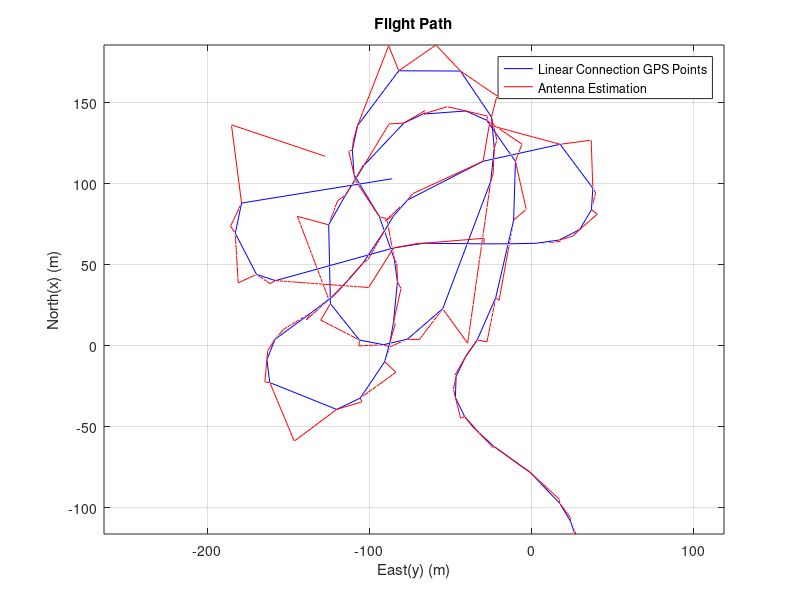

The MATLAB script that drew this image: (Note: this script raises an error after producing the figure.)
%% DATA IMPORT

%% tabula rasa
clear all
close all
clc

%% load data
importdata('datarecording_1426593724.csv')

%% save to appropriate variables

timestamp = ans.data(:,1);

panPosition = ans.data(:,2);
tiltPosition = ans.data(:,3);

panCtrlType = ans.data(:,4);
panSetValue = ans.data(:,5);

tiltCtrlType = ans.data(:,6);
tiltSetValue = ans.data(:,7);

local_lat = ans.data(:,8);
local_lon = ans.data(:,9);
local_elev = ans.data(:,10);

object_lat = ans.data(:,11);
object_lon = ans.data(:,12);
object_elev = ans.data(:,13);

object_x = ans.data(:,14);
object_y = ans.data(:,15);
object_z = ans.data(:,16);

estObject_x = ans.data(:,17);
estObject_y = ans.data(:,18);
estObject_z = ans.data(:,19);

estObject_lat = ans.data(:,20);
estObject_lon = ans.data(:,21);
estObject_elev = ans.data(:,22);

%% plots

time_vector=timestamp-timestamp(1);

% flight path

figure('color','w')
title('Flight Path')
%set(gcf,'units','normalized','outerposition',[0 0 1 1])
hold on; grid on; box on;axis equal;
 
h1=plot3(object_x,object_y,object_z,'-b');
h2=plot3(estObject_x,estObject_y,estObject_z,'-r');

xlabel('East(y) (m)')
ylabel('North(x) (m)')
zlabel('Up(z) (m)')
legend([h1,h2],'Linear Connection GPS Points','Antenna Estimation')

% antenna angles

panPosition_deg=epos2deg(panPosition);
tiltPosition_deg=epos2deg(tiltPosition);

figure('color','w')
title('Antenna Angles')
%set(gcf,'units','normalized','outerposition',[0 0 1 1])

ax1=subplot(2,1,1);
hold on; grid on; box on;
h3=plot(time_vector,mod(panSetValue,360),'-b');
h4=plot(time_vector,mod(panPosition_deg,360),'-r');
xlabel('Time (s)')
ylabel('Pan Angle [degree]')
legend([h3,h4],'SetValue','truePosition')

ax2=subplot(2,1,2);
hold on; grid on; box on;
h5=plot(time_vector,tiltSetValue,'-b');
h6=plot(time_vector,tiltPosition_deg,'-r');
xlabel('Time (s)')
ylabel('Tilt Angle [degree]')
legend([h5,h6],'SetValue','truePosition')

linkaxes([ax1,ax2],'x')
